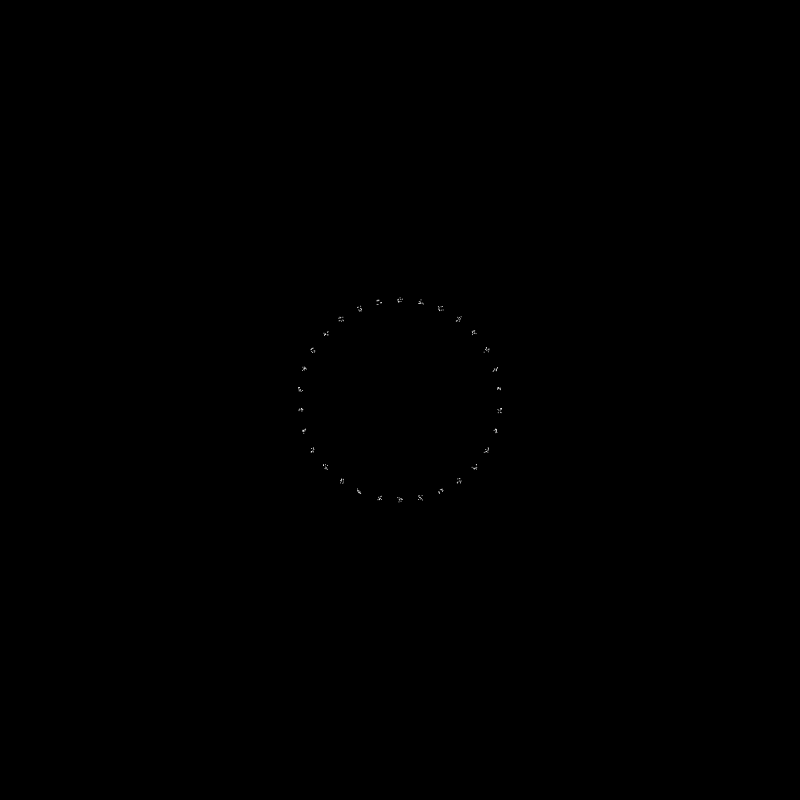
Frame 1 (no input)
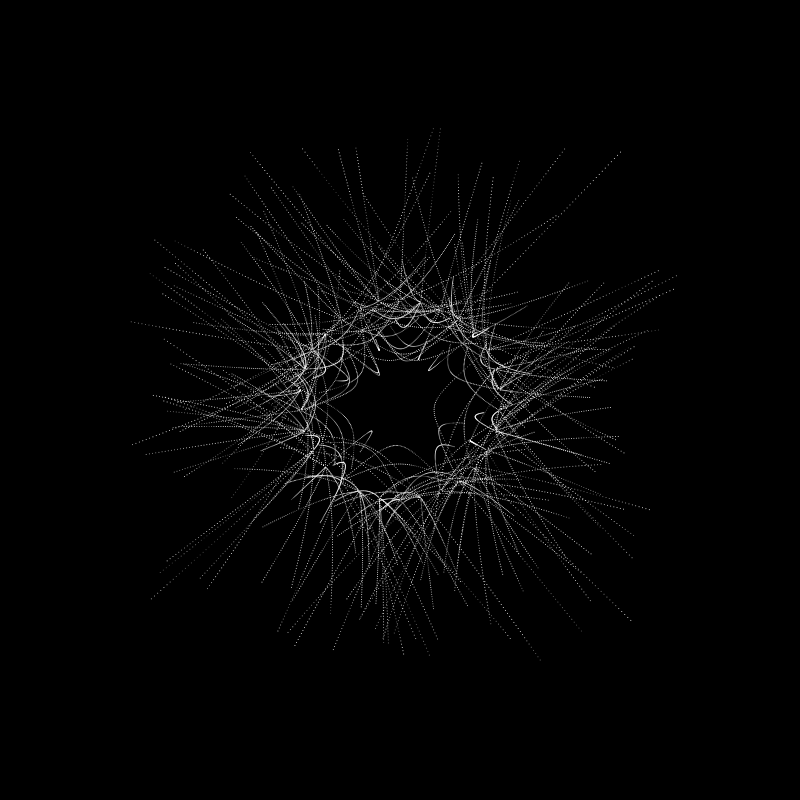
Frame 60 (the mouse pressed at the canvas centre just before this capture)
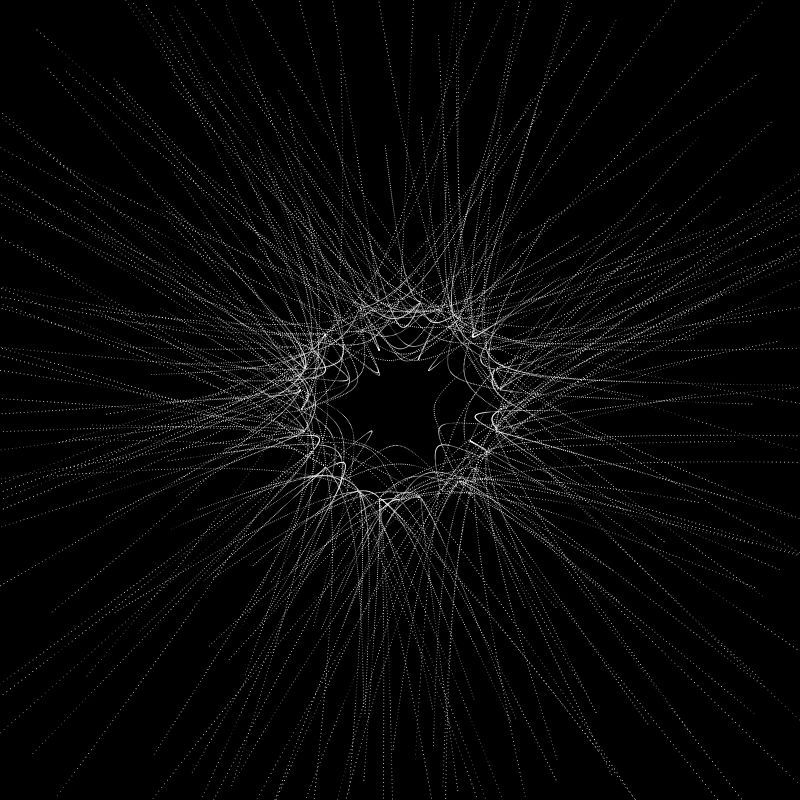
Frame 120 (the mouse held since frame 60 and released just before this capture)

The Processing sketch that drew these frames (run headless with seeded random() and noise(); from frame 60 on, the mouse is pressed at the canvas centre):

// Processing sketch: processing_117457
// ── processing_117457.pde

import java.util.Iterator;

Attractor a;
ArrayList <ParticleSystem> systems;

int numSystems;
int numParticles;
float attractorStrength;
float attractorMass;
float offset;

void setup() {
  background(0);
  size(800, 800);
  
  // CHANGE ME!
  
  // Number of emitters 
  numSystems = 30;
  // Number of particles per emitter
  numParticles = 10;
  // Increase the radius of the circle along which the emitters are positioned
  offset = 100;
  // Strength of the attractor's force
  attractorStrength = -2;
  // Mass of the attractor
  attractorMass = 100;

  // CREATE THE ARRAY LIST OF PARTICLE SYSTEMS
  systems = new ArrayList<ParticleSystem>();
  
  // DRAW PARTICLE SYSTEMS AROUND THE ATTRACTOR
  for (int i = 0; i < numSystems; i++) {
    systems.add(new ParticleSystem(new PVector( sin(radians( (360/numSystems)*i ))*offset+width/2, cos(radians( (360/numSystems)*i ))*offset+height/2)) );
  }

  // DETERMINE THE NUMBER OF PARTICLES TO BE EMITTED
  
  for (ParticleSystem ps: systems) {
    for (int i = 0; i < numParticles; i++) {
      ps.addParticles();
    }
  }

  // CREATE THE ATTRACTOR
  // Fields: x, y, mass, force coefficient
  a = new Attractor(width/2, height/2, attractorMass, attractorStrength);
}

void draw() {
  // background(0);
  noStroke();
  smooth();

  // For every ParticleSystem object in systemsÃ¢ï¿½Â¦(call it ps)
  for (ParticleSystem ps: systems) {
    ps.run();
    ps.applyAttractor(a);
  }

}

void keyPressed() {
    if (key == 's') {
      save("frame.jpg");
    }
    if (key == ' ') {
      setup();
    }
}

class ParticleSystem {
    // Create an arraylist, particles, that holds particle objects
    ArrayList <Particle> particles;
    // The origin is passed to the particle so it knows where to originate from
    PVector origin;

    ParticleSystem(PVector location) {
        origin = location.get();
        particles = new ArrayList();
    }

    void addParticles() {
        particles.add(new Particle(origin));
    }

    void applyAttractor(Attractor a) {
        for (Particle p: particles) {
            PVector f = a.attract(p);
            p.applyForce(f);
        }
    }

    void applyForce(PVector f) {
        for (Particle p: particles) {
            p.applyForce(f);
        }
    }

    void run() {
        Iterator<Particle> it = particles.iterator();
        while (it.hasNext()) {
            Particle p = it.next();
            p.run();
            if (p.isDead()) {
                it.remove();
            }
        }
    }

}

class Particle {

PVector location;
PVector velocity;
PVector acceleration;

float lifespan;
float mass;
int seed;
float tf;
float rvalue;


Particle(PVector l) {
  
  location = l.get();
  acceleration = new PVector();
  velocity = new PVector(random(0, 5)-2.5, random(0, 5)-2.5);
  

  lifespan = 500;

  tf = 0;
  mass = int(random(5, 20));
  seed = int(random(0, 1000));
}

void run() {
  update();
  display();
}

void display() {

  // OPACITY OF THE PARTICLE
  noiseSeed(seed);
  float noiseValue;
  noiseValue = noise(tf);
  float fillValue = map(noiseValue, 0, 1, 10, lifespan);
  fill(255, fillValue);

  // DISPLAY THE PARTICLE
  ellipse(location.x, location.y, 1, 1);

}  

void applyForce(PVector force) {
  PVector f = PVector.div(force, mass);
  acceleration.add(f);
}

void update() {
  velocity.add(acceleration);
  location.add(velocity);
  acceleration.mult(0);

  lifespan--;
  tf +=0.1;
}

Boolean isDead() {
  if (lifespan < 0) {
    return true;
  } else {
    return false;
  }
}
}

class Attractor {
    PVector location;
    float mass;
    float c;

    Attractor(float x, float y, float m, float _c) {
        location = new PVector(x, y);
        mass = m;
        c = _c;
    }

    void display() {
        fill(128, 0);
        ellipse(location.x, location.y, 300, 300);
    }

    PVector attract(Particle p) {


        // Get the distance between the attractor and the object
        PVector force = PVector.sub(location, p.location);
        // Get the magnitude of the vector between them
        float distance = force.mag();
        distance = constrain(distance, 20, 100);
        // Normalize the vector
        force.normalize();
        // Calculate the magnitude of the new force
        float magnitude = (c * mass * p.mass) / (distance * distance);
        // Multiply the magnitude of the new force by the direction of the new forceÃ¢ï¿½Â¦
        // Ã¢ï¿½Â¦to get the new force vector.
        force.mult(magnitude);
        return(force);

    }
}
